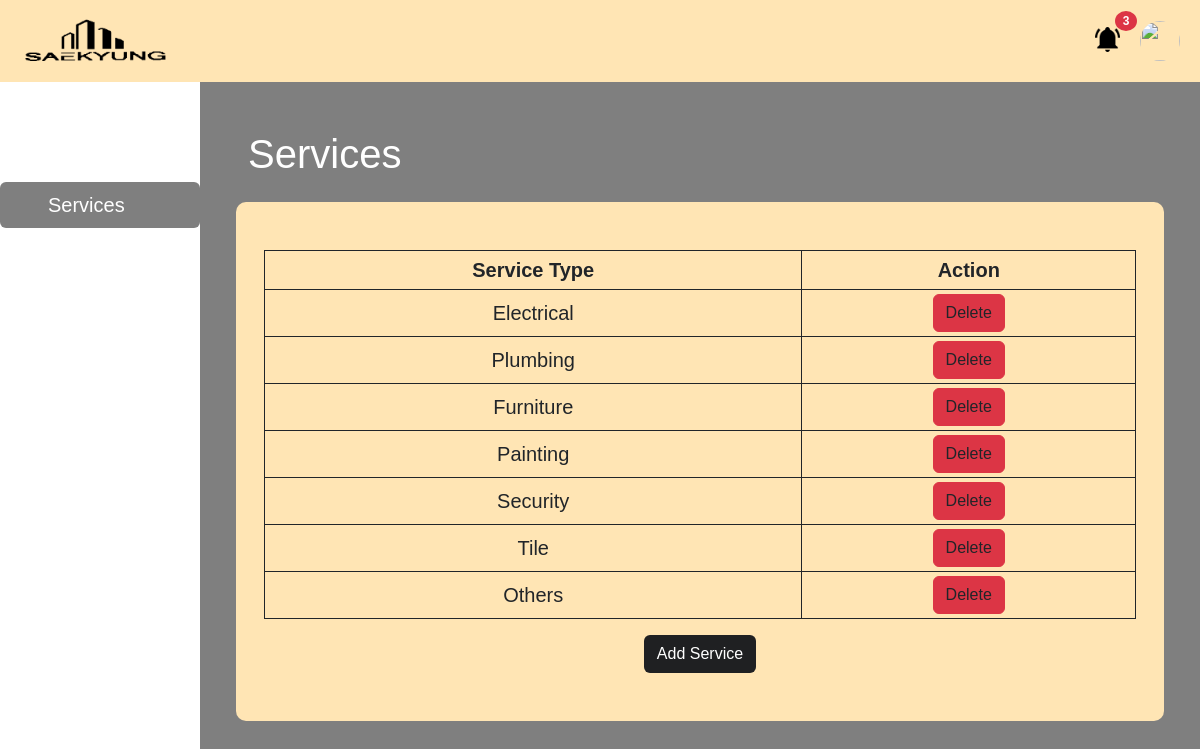
Screenshot of /FrontEnd/systemadmin/services.php with the database file from the repository.
### tables this page shows
CREATE TABLE `services` (
  `serviceID` int(11) NOT NULL,
  `serviceType` varchar(15) NOT NULL
);

### FrontEnd/systemadmin/services.php (the view, shortened to what this page needs)
<?php
include '../../BackEnd/database/config.php';
?>
<!DOCTYPE html>
<html lang="en">
<head>
    <link rel="stylesheet" href="https://cdn.jsdelivr.net/npm/bootstrap-icons@1.9.1/font/bootstrap-icons.css">
    <link rel="stylesheet" href="../_assets/css/bootstrap.css">
    <link rel="stylesheet" href="../_assets/css/custom.css">
</head>
<body style="background-image:url(../_assets/images/resident.png); background-repeat: no-repeat; background-size: cover; background-position:center; height:100%;">
    <nav class="navbar navbar-expand-md px-2 bg-inner">
        <div class="container-fluid">
            <a href="dashboard.php" class="navbar-brand"><img src="../_assets/images/FINAL LOGO.png" alt="LOGO" class="img-fluid position-relative" width=150; style="top:3px;"></a>
            <?php
            $selectnotif = mysqli_query($conn, "SELECT * FROM notifications WHERE status = 0");
            $count = mysqli_num_rows($selectnotif);
            ?>
            <div class="d-flex flex-row gap-2">
                <div class="dropdown position-relative p-0 m-0">
                    <button type="button" class="btn btn-link border-0 mx-auto text-decoration-none" data-bs-toggle="dropdown"><img src="../_assets/images/bell.png" class="img-fluid" width="25">
                        <?php
                        if ($count == 0) {
                        } else {
                            echo '<span class="badge bg-danger rounded-circle" style="position: absolute; top:-10px; left:2rem;">';
                            echo $count;
                        }
                        ?>
                    </button>
                </div>
                <?php
                $select = mysqli_query($conn, "SELECT * FROM accounts WHERE userID = '$userID' limit 1");
                $row = mysqli_fetch_array($select);
                $img = $row['img'];
                ?>
                <div class="dropdown">
                    <button type="button" class="btn btn-link border-0 mx-auto text-decoration-none p-0" data-bs-toggle="dropdown"><img src="<?php echo $img; ?>" class="img-fluid rounded-pill" width="40" style="height:40px;">
                    </button>
                </div>
            </div>
        </div>
    </nav>
    <div class="container-fluid">
        <div class="row">
            <div class="col-md-3 col-lg-2 p-0 bg-transparent">
                <nav class="nav nav-pills flex-column fs-5 gap-1 p-0">
                    <a href="home2.php" class="nav-link text-white ps-5">Dashboard</a>
                    <a href="accounts.php" class="nav-link text-white ps-5 ">Accounts</a>
                    <a href="services.php" class="nav-link text-white ps-5 active">Services</a>
                    <a href="requests.php" class="nav-link text-white ps-5">Requests</a>
                </nav>
            </div>
            <div class="col-md-9 col-lg-10 bg-inner3 p-md-5" style="height: 100vh;">
            <h1 class="text-white mb-4">Services</h1>
                <div class="row bg-inner justify-content-center text-center p-3 py-5 fs-5 mt-3" style="border-radius: 10px;" style="height: 100%;">
                    <form action="../../BackEnd/database/services.php" method="POST">
                        <div class="table-responsive">
                            <table class="table table-bordered border-dark table-sm">
                                <thead>
                                    <tr>
                                        <th><label for="serviceType">Service Type</label></th>
                                        <th>Action</th>
                                    </tr>
                                </thead>
                                <tbody>
                                    <?php
                                    $result = mysqli_query($conn, "select * from services");
                                    if ($result) {
                                        while ($row = mysqli_fetch_assoc($result)) {
                                            $servType = $row['serviceType'];
                                            echo '<tr>
                            <td class="align-middle p-1">
                              ' . $servType . '
                            </td>
                            <td>
                                <button class="btn btn-danger \" ><a href="../../BackEnd/database/delete.php?deleteService=' . $servType . '" class="text-decoration-none text-dark">Delete</a></button>
                            </td>
                            </tr>';
                                        }
                                    }
                                    ?>
                                </tbody>
                            </table>
                            <button type="button" class="btn text-white" style="background-color: #1F2022;" data-bs-toggle="modal" data-bs-target="#addService">Add Service</button>
                        </div>
                    </form>
                </div>
            </div>
        </div>
    </div>
</body>
</html>

### FrontEnd/_assets/css/custom.css (style rules this page uses)
body,html { width: 100%; height: 100%; overflow: auto; }
* { font-family: 'Montserrat', sans-serif; box-sizing: border-box; }
span { color: #777; font-size: 12px; padding-top: 14px; padding-left: 1rem; }
.bg-inner { background-color: #FFE5B4; }
.bg-inner3 { background: rgba(0, 0, 0, 0.5); }
.nav-link.active { background-color: rgba(0, 0, 0, 0.5) !important; }

### rows the page displays
services: serviceType "Electrical"
services: serviceType "Plumbing"
services: serviceType "Furniture"
services: serviceType "Painting"
services: serviceType "Security"
services: serviceType "Tile"
services: serviceType "Others"

### other values shown
$count "3"
